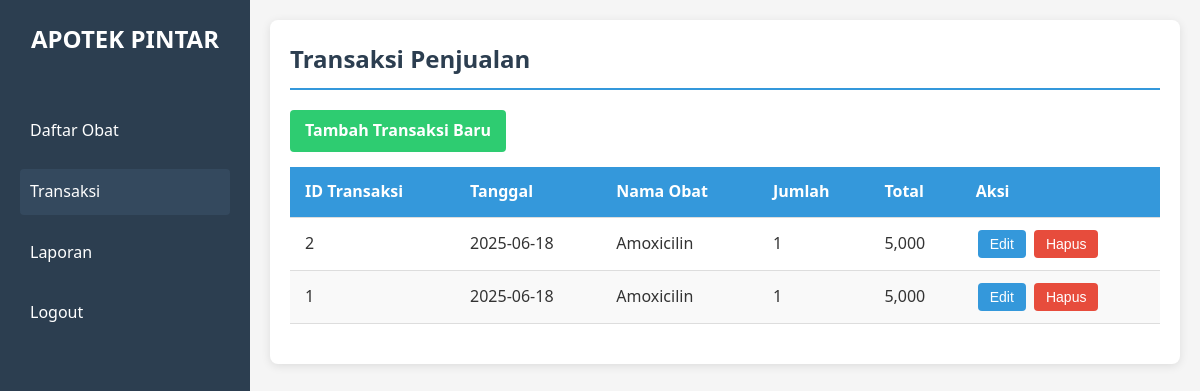
/admin/transaksi.php, run on an earlier commit of the app's database.
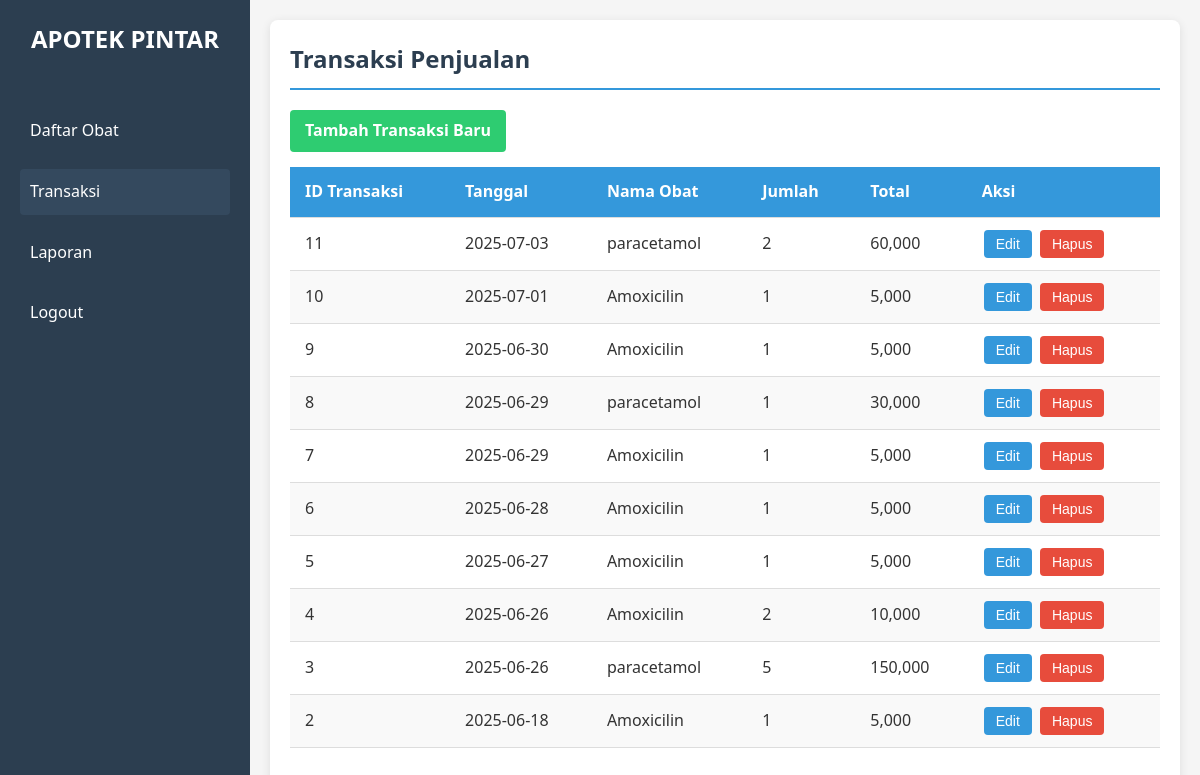
And on a later commit of the database.
### tables this page shows
CREATE TABLE `transaksi` (
  `id_transaksi` int(11) NOT NULL,
  `tgl_transaksi` date NOT NULL,
  `total_transaksi` decimal(15,2) NOT NULL,
  `id_obat` int(11) NOT NULL,
  `jumlah` int(11) NOT NULL
);

CREATE TABLE `obat` (
  `id_obat` int(11) NOT NULL,
  `nama` varchar(50) NOT NULL,
  `stok` int(11) DEFAULT 0,
  `harga` decimal(10,2) NOT NULL,
  `kategori` varchar(20) NOT NULL
);

### admin/transaksi.php (the view, shortened to what this page needs)
<?php include '../config.php'; ?>
<!DOCTYPE html>
<html lang="id">
<head>
    <link rel="stylesheet" href="styles.css">
</head>
<body>
    <div class="sidebar">
        <div class="logo">
            <h1>APOTEK PINTAR</h1>
        </div>
        <nav>
            <a href="index.php" >Daftar Obat</a>
            <a href="transaksi.php" class="active">Transaksi</a>
            <a href="report.php">Laporan</a>
            <a href="../index.html">Logout</a>
        </nav>
    </div>
    <main>
        <section>
            <h2>Transaksi Penjualan</h2>
            <a href="add_transaksi.php" class="btn">Tambah Transaksi Baru</a>
            <table>
                <thead>
                    <tr>
                        <th>ID Transaksi</th>
                        <th>Tanggal</th>
                        <th>Nama Obat</th>
                        <th>Jumlah</th>
                        <th>Total</th>
                        <th>Aksi</th>
                    </tr>
                </thead>
                <tbody>
    <?php
    $result = $conn->query("SELECT transaksi.*, obat.nama FROM transaksi JOIN obat ON transaksi.id_obat = obat.id_obat ORDER BY transaksi.tgl_transaksi DESC");
    while ($row = $result->fetch_assoc()) {
        echo "<tr>";
        echo "<td>{$row['id_transaksi']}</td>";
        echo "<td>{$row['tgl_transaksi']}</td>";
        echo "<td>{$row['nama']}</td>";
        echo "<td>{$row['jumlah']}</td>";
        echo "<td>".number_format($row['total_transaksi'])."</td>";
        echo "<td>
            <button class='btn-edit' onclick=\"location.href='add_transaksi.php?id={$row['id_transaksi']}'\">Edit</button>
            <button class='btn-delete' onclick=\"if(confirm('Apakah Anda yakin?')) location.href='delete_transaksi.php?id={$row['id_transaksi']}'\">Hapus</button>
          </td>";
        echo "</tr>";
    }
    ?>
</tbody>
            </table>
        </section>
    </main>
</body>
</html>

### admin/styles.css (style rules this page uses)
* { box-sizing: border-box; margin: 0; padding: 0; }
body { font-family: 'Segoe UI', Tahoma, Geneva, Verdana, sans-serif; line-height: 1.6; color: #333; background-color: #f5f5f5; display: flex; min-height: 100vh; }
.sidebar { width: 250px; background-color: #2c3e50; color: white; padding: 20px; display: flex; flex-direction: column; }
.logo { margin-bottom: 20px; }
.sidebar h1 { font-size: 24px; text-align: center; margin-bottom: 30px; }
.sidebar nav { display: flex; flex-direction: column; gap: 15px; }
.sidebar a { color: white; text-decoration: none; padding: 10px; border-radius: 4px; transition: background-color 0.3s; }
.sidebar a:hover, .sidebar a.active { background-color: #34495e; }
main { flex: 1; padding: 20px; }
section { background-color: white; padding: 20px; border-radius: 8px; box-shadow: 0 2px 10px rgba(0, 0, 0, 0.1); margin-bottom: 20px; }
h2 { margin-bottom: 20px; color: #2c3e50; border-bottom: 2px solid #3498db; padding-bottom: 10px; }
table { width: 100%; border-collapse: collapse; margin-bottom: 20px; }
thead { background-color: #3498db; color: white; }
th, td { padding: 12px 15px; text-align: left; border-bottom: 1px solid #ddd; }
tr:nth-child(even) { background-color: #f9f9f9; }
.btn { display: inline-block; background-color: #2ecc71; color: white; padding: 8px 15px; border: none; border-radius: 4px; cursor: pointer; text-decoration: none; font-weight: bold; margin-right: 10px; margin-bottom: 15px; }
.btn-edit { background-color: #3498db; }
.btn-delete { background-color: #e74c3c; }
.btn-edit, .btn-delete { padding: 6px 12px; border: none; border-radius: 4px; cursor: pointer; font-size: 14px; transition: all 0.3s ease; margin: 0 2px; }
.btn-edit { background-color: #3498db; color: white; }
.btn-delete { background-color: #e74c3c; color: white; }

What changed in the data, as far as the page shows it:
removed transaksi: id_transaksi "1", tgl_transaksi "2025-06-18", id_obat.nama "Amoxicilin", jumlah "1", total_transaksi "5,000"
added transaksi: id_transaksi "11", tgl_transaksi "2025-07-03", id_obat.nama "paracetamol", jumlah "2", total_transaksi "60,000"
added transaksi: id_transaksi "10", tgl_transaksi "2025-07-01", id_obat.nama "Amoxicilin", jumlah "1", total_transaksi "5,000"
added transaksi: id_transaksi "9", tgl_transaksi "2025-06-30", id_obat.nama "Amoxicilin", jumlah "1", total_transaksi "5,000"
added transaksi: id_transaksi "8", tgl_transaksi "2025-06-29", id_obat.nama "paracetamol", jumlah "1", total_transaksi "30,000"
added transaksi: id_transaksi "7", tgl_transaksi "2025-06-29", id_obat.nama "Amoxicilin", jumlah "1", total_transaksi "5,000"
added transaksi: id_transaksi "6", tgl_transaksi "2025-06-28", id_obat.nama "Amoxicilin", jumlah "1", total_transaksi "5,000"
added transaksi: id_transaksi "5", tgl_transaksi "2025-06-27", id_obat.nama "Amoxicilin", jumlah "1", total_transaksi "5,000"
added transaksi: id_transaksi "4", tgl_transaksi "2025-06-26", id_obat.nama "Amoxicilin", jumlah "2", total_transaksi "10,000"
added transaksi: id_transaksi "3", tgl_transaksi "2025-06-26", id_obat.nama "paracetamol", jumlah "5", total_transaksi "150,000"
